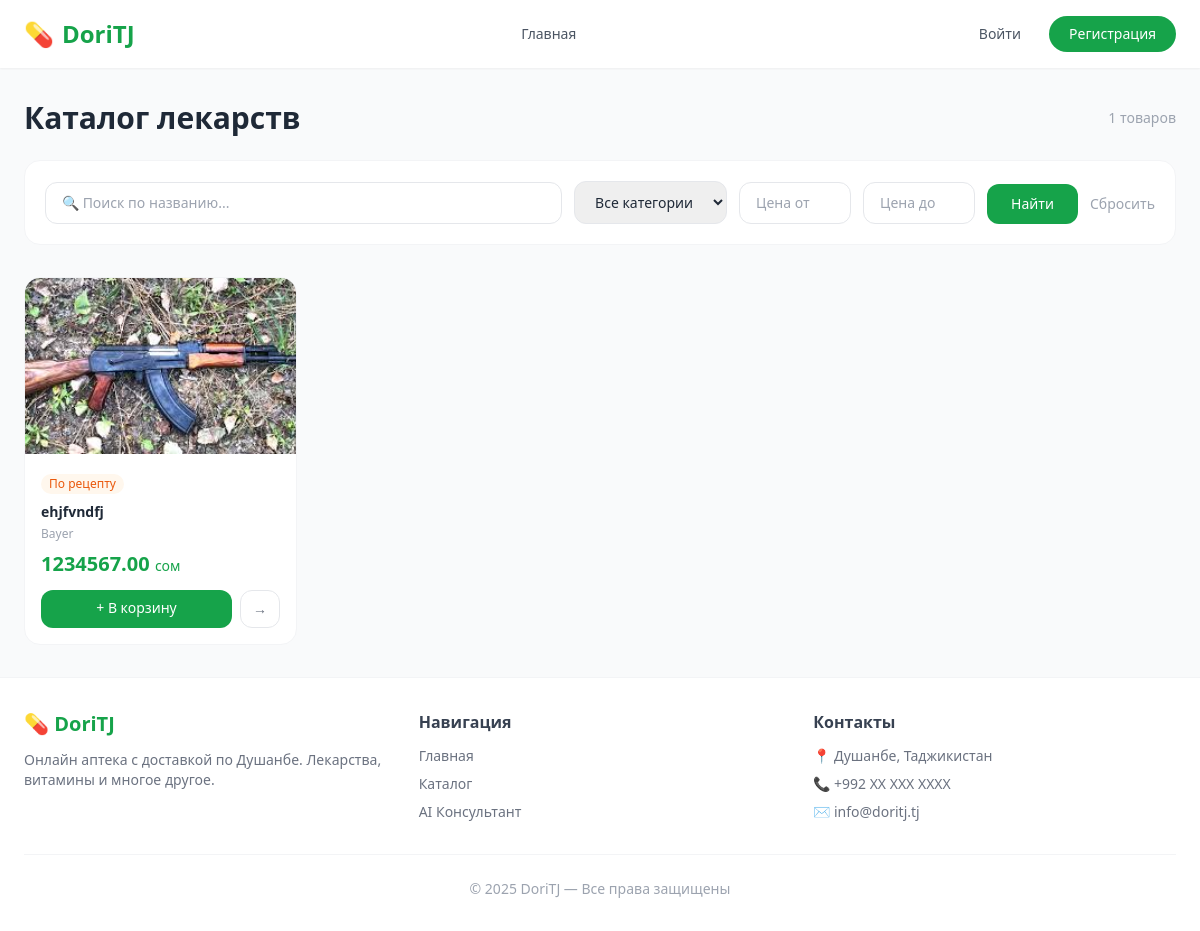
Page /catalog/ on the committed database.
### products/models.py (models this page shows, shortened)
class Product(models.Model):
    category = models.ForeignKey(Category, on_delete=models.CASCADE)
    manufacturer = models.ForeignKey(Manufacturer, on_delete=models.SET_NULL, null=True)
    name = models.CharField(max_length=200)
    description = models.TextField(blank=True)
    price = models.DecimalField(max_digits=10, decimal_places=2)
    stock = models.PositiveIntegerField(default=0)
    image = models.ImageField(upload_to='products/', blank=True, null=True)
    is_prescription = models.BooleanField(default=False)
    active_substance = models.CharField(max_length=200, blank=True)
    created_at = models.DateTimeField(auto_now_add=True)

class Manufacturer(models.Model):
    name = models.CharField(max_length=200)
    country = models.CharField(max_length=100)
    description = models.TextField()
    def __str__(self):
        return self.name

### products/views.py (the view)
# urls.py: path('catalog/', views.catalog, name='catalog'),
def catalog(request):
    products = Product.objects.filter(stock__gt=0)
    categories = Category.objects.all()
    category_slug = request.GET.get('category')
    search = request.GET.get('search')
    min_price = request.GET.get('min_price')
    max_price = request.GET.get('max_price')
    is_prescription = request.GET.get('is_prescription')
    if category_slug:
        products = products.filter(category__slug=category_slug)
    if search:
        products = products.filter(name__icontains=search) | \
                   products.filter(active_substance__icontains=search)
    if min_price:
        products = products.filter(price__gte=min_price)
    if max_price:
        products = products.filter(price__lte=max_price)
    if is_prescription:
        products = products.filter(is_prescription=True)
    return render(request, 'catalog.html', {
        'products': products,
        'categories': categories,
    })

### templates/catalog.html (shortened to what this page needs)
{% extends 'base.html' %}
{% block content %}
<div class="flex items-center justify-between mb-6">
    <h1 class="text-3xl font-bold text-gray-800">Каталог лекарств</h1>
    <span class="text-gray-400 text-sm">{{ products|length }} товаров</span>
</div>
<div class="bg-white rounded-2xl border border-gray-100 p-5 mb-8">
    <form method="GET" class="flex flex-wrap gap-3 items-end">
        <input type="text" name="search" placeholder="🔍 Поиск по названию..."
               value="{{ request.GET.search }}"
               class="flex-1 min-w-48 border border-gray-200 rounded-xl px-4 py-2.5 text-sm focus:outline-none focus:border-green-400">
        <select name="category"
                class="border border-gray-200 rounded-xl px-4 py-2.5 text-sm focus:outline-none focus:border-green-400">
            <option value="">Все категории</option>
        </select>
        <input type="number" name="min_price" placeholder="Цена от"
               value="{{ request.GET.min_price }}"
               class="w-28 border border-gray-200 rounded-xl px-4 py-2.5 text-sm focus:outline-none focus:border-green-400">
        <input type="number" name="max_price" placeholder="Цена до"
               value="{{ request.GET.max_price }}"
               class="w-28 border border-gray-200 rounded-xl px-4 py-2.5 text-sm focus:outline-none focus:border-green-400">
        <button type="submit"
                class="bg-green-600 text-white px-6 py-2.5 rounded-xl text-sm font-medium hover:bg-green-700 transition">
            Найти
        </button>
        <a href="/catalog/" class="text-gray-400 text-sm py-2.5 hover:text-gray-600">Сбросить</a>
    </form>
</div>
<div class="grid grid-cols-2 md:grid-cols-3 lg:grid-cols-4 gap-5">
    {% for product in products %}
    <div class="bg-white rounded-2xl border border-gray-100 overflow-hidden hover:shadow-lg transition group">
        {% if product.image %}
            <img src="{{ product.image.url }}" alt="{{ product.name }}" class="w-full h-44 object-cover group-hover:scale-105 transition duration-300">
        {% else %}
            <div class="w-full h-44 bg-green-50 flex items-center justify-center text-5xl">💊</div>
        {% endif %}
        <div class="p-4">
            {% if product.is_prescription %}
                <span class="text-xs bg-orange-50 text-orange-600 px-2 py-0.5 rounded-full mb-2 inline-block">По рецепту</span>
            {% endif %}
            <h3 class="font-semibold text-gray-800 text-sm mb-1 truncate">{{ product.name }}</h3>
            <p class="text-xs text-gray-400 mb-2">{{ product.manufacturer }}</p>
            <p class="text-green-600 font-bold text-xl mb-3">{{ product.price }} <span class="text-sm font-normal">сом</span></p>
            <div class="flex gap-2">
                <a href="/orders/cart/add/{{ product.pk }}/"
                   class="flex-1 text-center bg-green-600 text-white text-sm py-2 rounded-xl hover:bg-green-700 transition">
                    + В корзину
                </a>
                <a href="/product/{{ product.pk }}/"
                   class="px-3 py-2 border border-gray-200 rounded-xl text-sm text-gray-500 hover:border-green-400 hover:text-green-600 transition">
                    →
                </a>
            </div>
        </div>
    </div>
    {% empty %}
    <div class="col-span-4 text-center py-20">
        <div class="text-6xl mb-4">🔍</div>
        <p class="text-gray-400 text-lg">Ничего не найдено</p>
        <a href="/catalog/" class="text-green-600 text-sm mt-2 inline-block hover:underline">Сбросить фильтры</a>
    </div>
    {% endfor %}
</div>
{% endblock %}

### rows in the picture
Product: image (picture), is_prescription "По рецепту", name "ehjfvndfj", manufacturer "Bayer", price "1234567.00"

### other values in the picture
{{ products|length }} "1"
